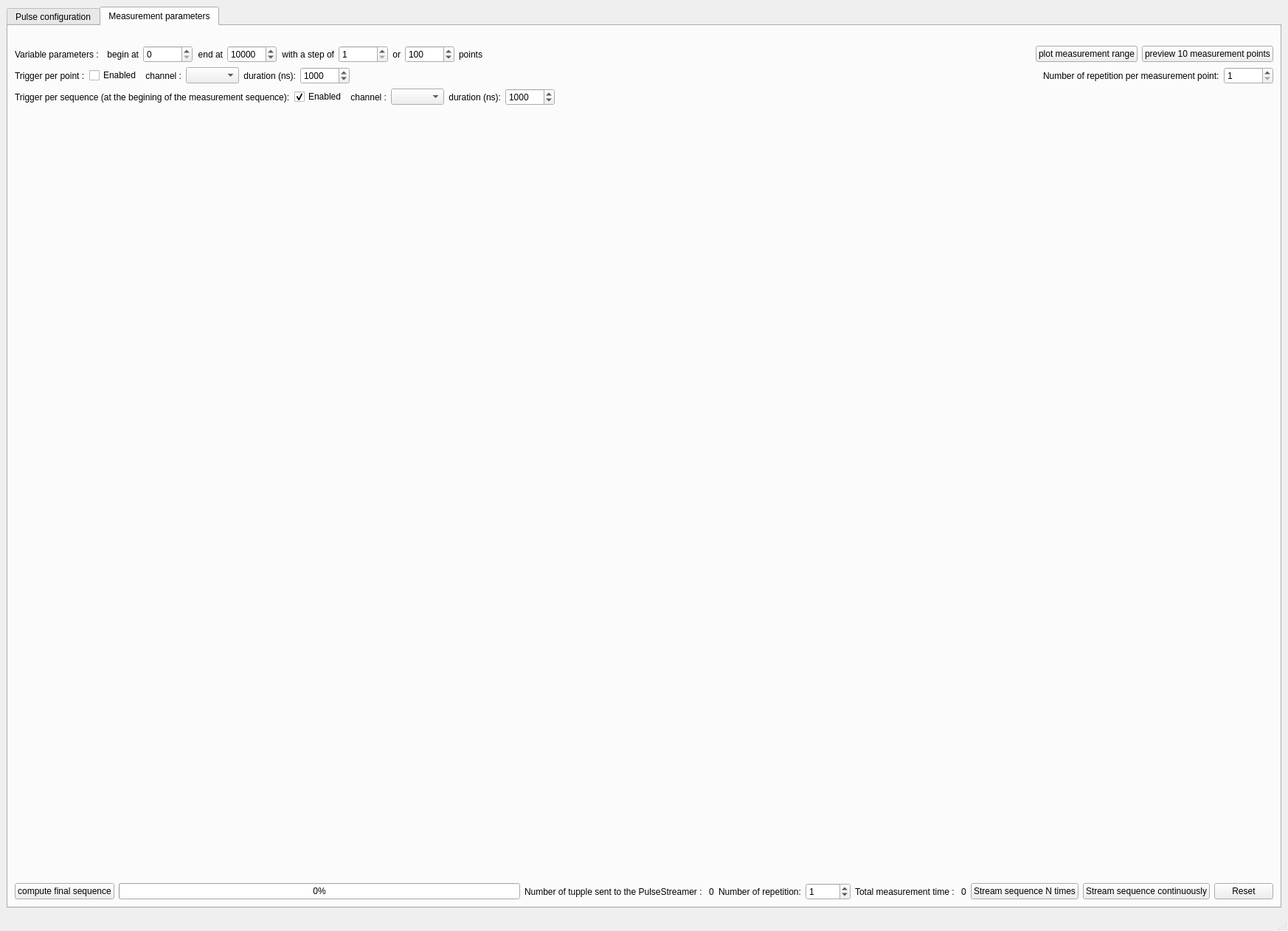
<?xml version="1.0" encoding="UTF-8"?>
<ui version="4.0">
 <class>MainWindow</class>
 <widget class="QMainWindow" name="MainWindow">
  <property name="geometry">
   <rect>
    <x>0</x>
    <y>0</y>
    <width>1746</width>
    <height>1262</height>
   </rect>
  </property>
  <property name="windowTitle">
   <string>PyPulse</string>
  </property>
  <property name="windowIcon">
   <iconset resource="resources.qrc">
    <normaloff>:/icons/icons/main_icon.ico</normaloff>:/icons/icons/main_icon.ico</iconset>
  </property>
  <widget class="QWidget" name="centralwidget">
   <layout class="QVBoxLayout" name="verticalLayout_4" stretch="0">
    <property name="bottomMargin">
     <number>9</number>
    </property>
    <item>
     <widget class="QTabWidget" name="tabWidget">
      <property name="currentIndex">
       <number>1</number>
      </property>
      <widget class="QWidget" name="tab">
       <attribute name="title">
        <string>Pulse configuration</string>
       </attribute>
       <layout class="QHBoxLayout" name="horizontalLayout">
        <item>
         <widget class="QSplitter" name="splitter_2">
          <property name="orientation">
           <enum>Qt::Vertical</enum>
          </property>
          <widget class="QSplitter" name="splitter">
           <property name="minimumSize">
            <size>
             <width>0</width>
             <height>0</height>
            </size>
           </property>
           <property name="maximumSize">
            <size>
             <width>16777215</width>
             <height>16777215</height>
            </size>
           </property>
           <property name="baseSize">
            <size>
             <width>0</width>
             <height>396</height>
            </size>
           </property>
           <property name="orientation">
            <enum>Qt::Horizontal</enum>
           </property>
           <widget class="QWidget" name="layoutWidget">
            <layout class="QVBoxLayout" name="verticalLayout_3">
             <property name="leftMargin">
              <number>0</number>
             </property>
             <property name="topMargin">
              <number>0</number>
             </property>
             <item>
              <layout class="QHBoxLayout" name="horizontalLayout_3">
               <property name="topMargin">
                <number>0</number>
               </property>
               <item>
                <widget class="QPushButton" name="pushButton_add_col_left">
                 <property name="statusTip">
                  <string>add column to the left</string>
                 </property>
                 <property name="whatsThis">
                  <string>add column to the left</string>
                 </property>
                 <property name="autoFillBackground">
                  <bool>false</bool>
                 </property>
                 <property name="text">
                  <string/>
                 </property>
                 <property name="icon">
                  <iconset resource="resources.qrc">
                   <normaloff>:/icons/icons/add_col_left_neg.png</normaloff>:/icons/icons/add_col_left_neg.png</iconset>
                 </property>
                 <property name="iconSize">
                  <size>
                   <width>40</width>
                   <height>40</height>
                  </size>
                 </property>
                </widget>
               </item>
               <item>
                <widget class="QPushButton" name="pushButton_add_col_right">
                 <property name="statusTip">
                  <string>add column to the right</string>
                 </property>
                 <property name="whatsThis">
                  <string>add column to the right</string>
                 </property>
                 <property name="text">
                  <string/>
                 </property>
                 <property name="icon">
                  <iconset resource="resources.qrc">
                   <normaloff>:/icons/icons/add_col_right.png_neg.png</normaloff>:/icons/icons/add_col_right.png_neg.png</iconset>
                 </property>
                 <property name="iconSize">
                  <size>
                   <width>40</width>
                   <height>40</height>
                  </size>
                 </property>
                </widget>
               </item>
               <item>
                <widget class="QPushButton" name="pushButton_move_left">
                 <property name="statusTip">
                  <string>move column to the left</string>
                 </property>
                 <property name="whatsThis">
                  <string>move column to the left</string>
                 </property>
                 <property name="text">
                  <string/>
                 </property>
                 <property name="icon">
                  <iconset resource="resources.qrc">
                   <normaloff>:/icons/icons/move_col_left_neg.png</normaloff>:/icons/icons/move_col_left_neg.png</iconset>
                 </property>
                 <property name="iconSize">
                  <size>
                   <width>40</width>
                   <height>40</height>
                  </size>
                 </property>
                </widget>
               </item>
               <item>
                <widget class="QPushButton" name="pushButton_move_right">
                 <property name="statusTip">
                  <string>move column to the right</string>
                 </property>
                 <property name="whatsThis">
                  <string>move column to the right</string>
                 </property>
                 <property name="text">
                  <string/>
                 </property>
                 <property name="icon">
                  <iconset resource="resources.qrc">
                   <normaloff>:/icons/icons/move_col_right_neg.png</normaloff>:/icons/icons/move_col_right_neg.png</iconset>
                 </property>
                 <property name="iconSize">
                  <size>
                   <width>40</width>
                   <height>40</height>
                  </size>
                 </property>
                </widget>
               </item>
               <item>
                <widget class="QPushButton" name="pushButton_del_col">
                 <property name="statusTip">
                  <string>delete column</string>
                 </property>
                 <property name="whatsThis">
                  <string>delete column</string>
                 </property>
                 <property name="text">
                  <string/>
                 </property>
                 <property name="icon">
                  <iconset resource="resources.qrc">
                   <normaloff>:/icons/icons/delete_col_neg.png</normaloff>:/icons/icons/delete_col_neg.png</iconset>
                 </property>
                 <property name="iconSize">
                  <size>
                   <width>40</width>
                   <height>40</height>
                  </size>
                 </property>
                </widget>
               </item>
               <item>
                <widget class="QPushButton" name="pushButton_invert">
                 <property name="statusTip">
                  <string>invert row</string>
                 </property>
                 <property name="whatsThis">
                  <string>invert row</string>
                 </property>
                 <property name="text">
                  <string/>
                 </property>
                 <property name="icon">
                  <iconset resource="resources.qrc">
                   <normaloff>:/icons/icons/invert_row_neg.png</normaloff>:/icons/icons/invert_row_neg.png</iconset>
                 </property>
                 <property name="iconSize">
                  <size>
                   <width>40</width>
                   <height>40</height>
                  </size>
                 </property>
                </widget>
               </item>
               <item>
                <widget class="QPushButton" name="pushButton_swap_rows">
                 <property name="statusTip">
                  <string>swap selected rows</string>
                 </property>
                 <property name="whatsThis">
                  <string>swap selected rows</string>
                 </property>
                 <property name="text">
                  <string/>
                 </property>
                 <property name="icon">
                  <iconset resource="resources.qrc">
                   <normaloff>:/icons/icons/swap_rows_neg.png</normaloff>:/icons/icons/swap_rows_neg.png</iconset>
                 </property>
                 <property name="iconSize">
                  <size>
                   <width>40</width>
                   <height>40</height>
                  </size>
                 </property>
                </widget>
               </item>
               <item>
                <spacer name="horizontalSpacer_8">
                 <property name="orientation">
                  <enum>Qt::Horizontal</enum>
                 </property>
                 <property name="sizeHint" stdset="0">
                  <size>
                   <width>40</width>
                   <height>20</height>
                  </size>
                 </property>
                </spacer>
               </item>
               <item>
                <widget class="QPushButton" name="pushButton_load_config">
                 <property name="statusTip">
                  <string>load pulse configuration</string>
                 </property>
                 <property name="whatsThis">
                  <string>load pulse configuration</string>
                 </property>
                 <property name="text">
                  <string/>
                 </property>
                 <property name="icon">
                  <iconset resource="resources.qrc">
                   <normaloff>:/icons/icons/load_config_neg.png</normaloff>:/icons/icons/load_config_neg.png</iconset>
                 </property>
                 <property name="iconSize">
                  <size>
                   <width>40</width>
                   <height>40</height>
                  </size>
                 </property>
                </widget>
               </item>
               <item>
                <widget class="QPushButton" name="pushButton_extrract_matrix">
                 <property name="statusTip">
                  <string>save pulse configuration</string>
                 </property>
                 <property name="whatsThis">
                  <string>save pulse configuration</string>
                 </property>
                 <property name="text">
                  <string/>
                 </property>
                 <property name="icon">
                  <iconset resource="resources.qrc">
                   <normaloff>:/icons/icons/save_config_neg.png</normaloff>:/icons/icons/save_config_neg.png</iconset>
                 </property>
                 <property name="iconSize">
                  <size>
                   <width>40</width>
                   <height>40</height>
                  </size>
                 </property>
                </widget>
               </item>
              </layout>
             </item>
             <item>
              <widget class="QTableWidget" name="tableWidget">
               <property name="sizePolicy">
                <sizepolicy hsizetype="Expanding" vsizetype="Expanding">
                 <horstretch>0</horstretch>
                 <verstretch>0</verstretch>
                </sizepolicy>
               </property>
               <property name="rowCount">
                <number>11</number>
               </property>
               <property name="columnCount">
                <number>1</number>
               </property>
               <row/>
               <row/>
               <row/>
               <row/>
               <row/>
               <row/>
               <row/>
               <row/>
               <row/>
               <row/>
               <row/>
               <column/>
              </widget>
             </item>
            </layout>
           </widget>
           <widget class="QWidget" name="layoutWidget">
            <layout class="QVBoxLayout" name="verticalLayout">
             <property name="leftMargin">
              <number>0</number>
             </property>
             <property name="topMargin">
              <number>0</number>
             </property>
             <item>
              <layout class="QHBoxLayout" name="horizontalLayout_4">
               <property name="topMargin">
                <number>0</number>
               </property>
               <item>
                <widget class="QPushButton" name="pushButton_add_var_down">
                 <property name="text">
                  <string>add parameter</string>
                 </property>
                </widget>
               </item>
               <item>
                <widget class="QPushButton" name="pushButton_save_var">
                 <property name="text">
                  <string>save config</string>
                 </property>
                </widget>
               </item>
               <item>
                <widget class="QPushButton" name="pushButton_load_var">
                 <property name="text">
                  <string>load config</string>
                 </property>
                </widget>
               </item>
               <item>
                <widget class="QPushButton" name="pushButton_sort_py_vars">
                 <property name="toolTip">
                  <string extracomment="sort parameters to optimize pulse sequence calculation"/>
                 </property>
                 <property name="statusTip">
                  <string>sort parameters to optimize pulse sequence calculation</string>
                 </property>
                 <property name="whatsThis">
                  <string>sort parameters to optimize pulse sequence calculation</string>
                 </property>
                 <property name="text">
                  <string>sort parameters</string>
                 </property>
                </widget>
               </item>
              </layout>
             </item>
             <item>
              <widget class="QTableWidget" name="tableWidget_var">
               <property name="rowCount">
                <number>0</number>
               </property>
               <property name="columnCount">
                <number>4</number>
               </property>
               <attribute name="verticalHeaderVisible">
                <bool>false</bool>
               </attribute>
               <column>
                <property name="text">
                 <string>name</string>
                </property>
               </column>
               <column>
                <property name="text">
                 <string>value</string>
                </property>
               </column>
               <column>
                <property name="text">
                 <string>description</string>
                </property>
               </column>
               <column>
                <property name="text">
                 <string>variable</string>
                </property>
               </column>
              </widget>
             </item>
            </layout>
           </widget>
          </widget>
          <widget class="QWidget" name="verticalLayoutWidget">
           <layout class="QVBoxLayout" name="verticalLayout_41">
            <item>
             <widget class="PlotWidget" name="pulse_view" native="true">
              <property name="sizePolicy">
               <sizepolicy hsizetype="Preferred" vsizetype="Preferred">
                <horstretch>0</horstretch>
                <verstretch>1</verstretch>
               </sizepolicy>
              </property>
              <property name="minimumSize">
               <size>
                <width>0</width>
                <height>200</height>
               </size>
              </property>
             </widget>
            </item>
           </layout>
          </widget>
         </widget>
        </item>
       </layout>
      </widget>
      <widget class="QWidget" name="tab_2">
       <attribute name="title">
        <string>Measurement parameters</string>
       </attribute>
       <layout class="QVBoxLayout" name="verticalLayout_5" stretch="1,1,1,5,1">
        <item>
         <layout class="QHBoxLayout" name="horizontalLayout_6" stretch="0,0,0,0,0,0,0,0,0,0,0,0,0">
          <property name="topMargin">
           <number>18</number>
          </property>
          <item>
           <widget class="QLabel" name="label_4">
            <property name="text">
             <string>Variable parameters : </string>
            </property>
           </widget>
          </item>
          <item>
           <widget class="QLabel" name="label">
            <property name="text">
             <string>begin at</string>
            </property>
            <property name="alignment">
             <set>Qt::AlignRight|Qt::AlignTrailing|Qt::AlignVCenter</set>
            </property>
           </widget>
          </item>
          <item>
           <widget class="QSpinBox" name="spinBox_min">
            <property name="maximum">
             <number>1000000000</number>
            </property>
           </widget>
          </item>
          <item>
           <widget class="QLabel" name="label_2">
            <property name="text">
             <string>end at</string>
            </property>
            <property name="alignment">
             <set>Qt::AlignRight|Qt::AlignTrailing|Qt::AlignVCenter</set>
            </property>
           </widget>
          </item>
          <item>
           <widget class="QSpinBox" name="spinBox_max">
            <property name="maximum">
             <number>1000000000</number>
            </property>
            <property name="value">
             <number>10000</number>
            </property>
           </widget>
          </item>
          <item>
           <widget class="QLabel" name="label_3">
            <property name="text">
             <string>with a step of</string>
            </property>
            <property name="alignment">
             <set>Qt::AlignRight|Qt::AlignTrailing|Qt::AlignVCenter</set>
            </property>
           </widget>
          </item>
          <item>
           <widget class="QSpinBox" name="spinBox_step">
            <property name="minimum">
             <number>1</number>
            </property>
            <property name="maximum">
             <number>1000000000</number>
            </property>
           </widget>
          </item>
          <item>
           <widget class="QLabel" name="label_9">
            <property name="text">
             <string>or</string>
            </property>
            <property name="alignment">
             <set>Qt::AlignRight|Qt::AlignTrailing|Qt::AlignVCenter</set>
            </property>
           </widget>
          </item>
          <item>
           <widget class="QSpinBox" name="spinBox_num_points">
            <property name="minimum">
             <number>1</number>
            </property>
            <property name="maximum">
             <number>1000000000</number>
            </property>
            <property name="value">
             <number>100</number>
            </property>
           </widget>
          </item>
          <item>
           <widget class="QLabel" name="label_10">
            <property name="text">
             <string>points</string>
            </property>
            <property name="alignment">
             <set>Qt::AlignRight|Qt::AlignTrailing|Qt::AlignVCenter</set>
            </property>
           </widget>
          </item>
          <item>
           <spacer name="horizontalSpacer">
            <property name="orientation">
             <enum>Qt::Horizontal</enum>
            </property>
            <property name="sizeHint" stdset="0">
             <size>
              <width>40</width>
              <height>20</height>
             </size>
            </property>
           </spacer>
          </item>
          <item>
           <widget class="QPushButton" name="pushButton_plot_pulse">
            <property name="text">
             <string>plot measurement range</string>
            </property>
           </widget>
          </item>
          <item>
           <widget class="QPushButton" name="pushButton_pulse_sequence">
            <property name="text">
             <string>preview 10 measurement points</string>
            </property>
           </widget>
          </item>
         </layout>
        </item>
        <item>
         <layout class="QHBoxLayout" name="horizontalLayout_2">
          <item>
           <widget class="QLabel" name="label_11">
            <property name="text">
             <string>Trigger per point :</string>
            </property>
           </widget>
          </item>
          <item>
           <widget class="QCheckBox" name="checkBox_trigger_per_point_check">
            <property name="text">
             <string>Enabled</string>
            </property>
            <property name="checked">
             <bool>false</bool>
            </property>
            <property name="tristate">
             <bool>false</bool>
            </property>
           </widget>
          </item>
          <item>
           <widget class="QLabel" name="label_12">
            <property name="text">
             <string>channel :</string>
            </property>
            <property name="alignment">
             <set>Qt::AlignRight|Qt::AlignTrailing|Qt::AlignVCenter</set>
            </property>
           </widget>
          </item>
          <item>
           <widget class="QComboBox" name="comboBox_trigger_per_point_channel"/>
          </item>
          <item>
           <widget class="QLabel" name="label_13">
            <property name="text">
             <string>duration (ns):</string>
            </property>
            <property name="alignment">
             <set>Qt::AlignRight|Qt::AlignTrailing|Qt::AlignVCenter</set>
            </property>
           </widget>
          </item>
          <item>
           <widget class="QSpinBox" name="spinBox_trigger_per_point_duration">
            <property name="maximum">
             <number>100000000</number>
            </property>
            <property name="value">
             <number>1000</number>
            </property>
           </widget>
          </item>
          <item>
           <spacer name="horizontalSpacer_3">
            <property name="orientation">
             <enum>Qt::Horizontal</enum>
            </property>
            <property name="sizeHint" stdset="0">
             <size>
              <width>40</width>
              <height>20</height>
             </size>
            </property>
           </spacer>
          </item>
          <item>
           <widget class="QLabel" name="label_14">
            <property name="text">
             <string>Number of repetition per measurement point:</string>
            </property>
           </widget>
          </item>
          <item>
           <widget class="QSpinBox" name="spinBox_n_repeat">
            <property name="minimum">
             <number>1</number>
            </property>
            <property name="maximum">
             <number>100000</number>
            </property>
           </widget>
          </item>
         </layout>
        </item>
        <item>
         <layout class="QHBoxLayout" name="horizontalLayout_8">
          <item>
           <widget class="QLabel" name="label_15">
            <property name="text">
             <string>Trigger per sequence (at the begining of the measurement sequence):</string>
            </property>
           </widget>
          </item>
          <item>
           <widget class="QCheckBox" name="checkBox_trigger_per_sequence_check">
            <property name="text">
             <string>Enabled</string>
            </property>
            <property name="checked">
             <bool>true</bool>
            </property>
           </widget>
          </item>
          <item>
           <widget class="QLabel" name="label_16">
            <property name="text">
             <string>channel :</string>
            </property>
            <property name="alignment">
             <set>Qt::AlignRight|Qt::AlignTrailing|Qt::AlignVCenter</set>
            </property>
           </widget>
          </item>
          <item>
           <widget class="QComboBox" name="comboBox_trigger_per_sequence_channel"/>
          </item>
          <item>
           <widget class="QLabel" name="label_17">
            <property name="text">
             <string>duration (ns):</string>
            </property>
            <property name="alignment">
             <set>Qt::AlignRight|Qt::AlignTrailing|Qt::AlignVCenter</set>
            </property>
           </widget>
          </item>
          <item>
           <widget class="QSpinBox" name="spinBox_trigger_per_sequence_duration">
            <property name="maximum">
             <number>100000000</number>
            </property>
            <property name="value">
             <number>1000</number>
            </property>
           </widget>
          </item>
          <item>
           <spacer name="horizontalSpacer_4">
            <property name="orientation">
             <enum>Qt::Horizontal</enum>
            </property>
            <property name="sizeHint" stdset="0">
             <size>
              <width>40</width>
              <height>20</height>
             </size>
            </property>
           </spacer>
          </item>
         </layout>
        </item>
        <item>
         <widget class="PlotWidget" name="pulse_sequence_view" native="true"/>
        </item>
        <item>
         <layout class="QHBoxLayout" name="horizontalLayout_9">
          <item>
           <widget class="QPushButton" name="pushButton_compute_sequence">
            <property name="text">
             <string>compute final sequence</string>
            </property>
           </widget>
          </item>
          <item>
           <widget class="QProgressBar" name="progressBar">
            <property name="value">
             <number>0</number>
            </property>
           </widget>
          </item>
          <item>
           <widget class="QLabel" name="label_19">
            <property name="text">
             <string>Number of tupple sent to the PulseStreamer : </string>
            </property>
           </widget>
          </item>
          <item>
           <widget class="QLabel" name="label_num_tupple">
            <property name="text">
             <string>0</string>
            </property>
           </widget>
          </item>
          <item>
           <widget class="QLabel" name="label_5">
            <property name="text">
             <string>Number of repetition:</string>
            </property>
           </widget>
          </item>
          <item>
           <widget class="QSpinBox" name="spinBox_n_average">
            <property name="maximum">
             <number>10000</number>
            </property>
            <property name="value">
             <number>1</number>
            </property>
           </widget>
          </item>
          <item>
           <widget class="QLabel" name="label_20">
            <property name="text">
             <string>Total measurement time : </string>
            </property>
           </widget>
          </item>
          <item>
           <widget class="QLabel" name="label_total_time">
            <property name="text">
             <string>0</string>
            </property>
           </widget>
          </item>
          <item>
           <widget class="QPushButton" name="pushButton_PS_run_N_times">
            <property name="text">
             <string>Stream sequence N times</string>
            </property>
           </widget>
          </item>
          <item>
           <widget class="QPushButton" name="pushButton_PS_run_continuous">
            <property name="text">
             <string>Stream sequence continuously</string>
            </property>
           </widget>
          </item>
          <item>
           <widget class="QPushButton" name="pushButton_PS_reset">
            <property name="text">
             <string>Reset</string>
            </property>
           </widget>
          </item>
         </layout>
        </item>
       </layout>
      </widget>
     </widget>
    </item>
   </layout>
  </widget>
  <widget class="QStatusBar" name="statusbar"/>
  <action name="actionNew_pulse_sequence">
   <property name="text">
    <string>New pulse sequence</string>
   </property>
  </action>
  <action name="actionpulseStreamer">
   <property name="text">
    <string>pulseStreamer</string>
   </property>
  </action>
  <action name="actionMFLI">
   <property name="text">
    <string>MFLI</string>
   </property>
  </action>
  <action name="actionKeysight_33512B">
   <property name="text">
    <string>Keysight 33512B</string>
   </property>
  </action>
  <action name="actionSave_pulse_config">
   <property name="text">
    <string>Save pulse configuration</string>
   </property>
  </action>
  <action name="actionLoad_pulse_configuration">
   <property name="text">
    <string>Load pulse configuration</string>
   </property>
  </action>
 </widget>
 <customwidgets>
  <customwidget>
   <class>PlotWidget</class>
   <extends>QWidget</extends>
   <header>pyqtgraph</header>
   <container>1</container>
  </customwidget>
 </customwidgets>
 <resources>
  <include location="resources.qrc"/>
 </resources>
 <connections/>
</ui>
